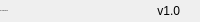
              <widget class="QFrame" name="bottomBar">
               <property name="minimumSize">
                <size>
                 <width>0</width>
                 <height>22</height>
                </size>
               </property>
               <property name="maximumSize">
                <size>
                 <width>16777215</width>
                 <height>22</height>
                </size>
               </property>
               <property name="frameShape">
                <enum>QFrame::NoFrame</enum>
               </property>
               <property name="frameShadow">
                <enum>QFrame::Raised</enum>
               </property>
               <layout class="QHBoxLayout" name="horizontalLayout_5">
                <property name="spacing">
                 <number>0</number>
                </property>
                <property name="leftMargin">
                 <number>0</number>
                </property>
                <property name="topMargin">
                 <number>0</number>
                </property>
                <property name="rightMargin">
                 <number>0</number>
                </property>
                <property name="bottomMargin">
                 <number>0</number>
                </property>
                <item>
                 <widget class="QLabel" name="creditsLabel">
                  <property name="maximumSize">
                   <size>
                    <width>16777215</width>
                    <height>16</height>
                   </size>
                  </property>
                  <property name="font">
                   <font>
                    <pointsize>-1</pointsize>
                    <italic>false</italic>
                    <bold>false</bold>
                   </font>
                  </property>
                  <property name="text">
                   <string>By: Gabriel Moura</string>
                  </property>
                  <property name="alignment">
                   <set>Qt::AlignLeading|Qt::AlignLeft|Qt::AlignVCenter</set>
                  </property>
                 </widget>
                </item>
                <item>
                 <widget class="QLabel" name="version">
                  <property name="text">
                   <string>v1.0</string>
                  </property>
                  <property name="alignment">
                   <set>Qt::AlignRight|Qt::AlignTrailing|Qt::AlignVCenter</set>
                  </property>
                 </widget>
                </item>
                <item>
                 <widget class="QFrame" name="frame_size_grip">
                  <property name="minimumSize">
                   <size>
                    <width>20</width>
                    <height>0</height>
                   </size>
                  </property>
                  <property name="maximumSize">
                   <size>
                    <width>20</width>
                    <height>16777215</height>
                   </size>
                  </property>
                  <property name="frameShape">
                   <enum>QFrame::NoFrame</enum>
                  </property>
                  <property name="frameShadow">
                   <enum>QFrame::Raised</enum>
                  </property>
                 </widget>
                </item>
               </layout>
              </widget>
